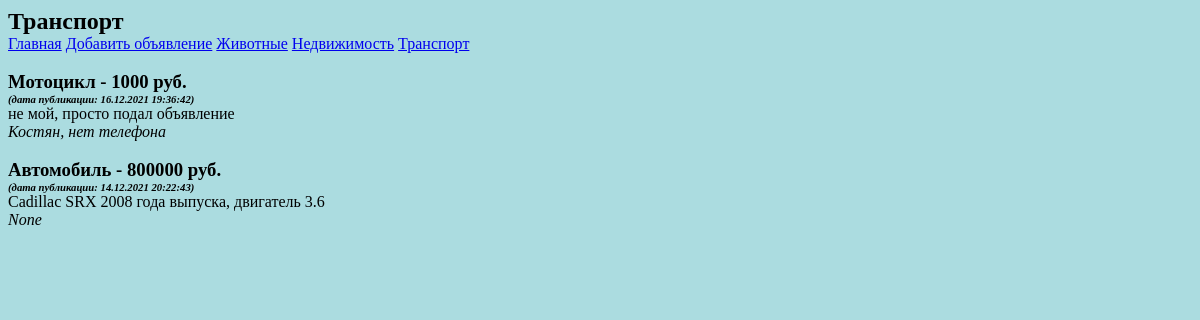
Page /2/ on the committed database.
### bboard/models.py (models this page shows)
class Rubric(models.Model):
    name = models.CharField(
        max_length=20, db_index=True, verbose_name='Название')
    def __str__(self):
        return self.name
    class Meta:
        verbose_name_plural = 'Рубрики'
        verbose_name = 'Рубрика'
        ordering = ['name']

class Bb(models.Model):
    title = models.CharField(max_length=50, verbose_name='Товар')
    content = models.TextField(
        null=True,
        blank=True,
        verbose_name='Описание'
        )
    price = models.IntegerField(null=True, blank=True,                verbose_name='Цена')
    published = models.DateTimeField(
        auto_now_add=True,
        db_index=True,
        verbose_name='Опубликовано'
        )
    contact = models.CharField(max_length=20, null=True, blank=True, verbose_name='Контакт')
    rubric = models.ForeignKey(
        'Rubric',
        null=True,
        on_delete=models.PROTECT,
        verbose_name='Рубрика'
        )
    class Meta:
        verbose_name_plural = 'Объявления'
        verbose_name = 'Объявление'
        ordering = ['-published']

### bboard/views.py (the view)
# urls.py: path('<int:rubric_id>/', by_rubric, name='by_rubric'),
def by_rubric(request, rubric_id):
    bbs = Bb.objects.filter(rubric=rubric_id)
    rubrics = Rubric.objects.all()
    current_rubric = Rubric.objects.get(pk = rubric_id)
    context = {
        'bbs':bbs,
        'rubrics':rubrics,
        'current_rubric':current_rubric
        }
    return render (request, 'bboard/by_rubric.html', context)

### bboard/templates/bboard/by_rubric.html (shortened to what this page needs)
{% load static %}
<!DOCTYPE html>
<html>
    <head>
        <link href="{% static '/css/style.css' %}" rel="stylesheet" type="text/css"/>
    </head>
    <body>
        <h2>{{ current_rubric }}</h2>
        <div>
            <a href="{% url 'index' %}">Главная</a>
            <a href="{% url 'add' %}">Добавить объявление</a>
            {% for rubric in rubrics %}
            <a href="{% url 'by_rubric' rubric.pk %}">{{ rubric.name }}</a>
            {% endfor %}
        </div>
        <br>
        {% for bb in bbs %}
        <div>
            <h3>{{ bb.title }} - {{ bb.price }} руб.</h3>
            <h6><em>(дата публикации: {{ bb.published|date:"d.m.Y H:i:s" }})</em></h6>
            <p>{{ bb.content }}</p>
            <em><p>{{ bb.contact }}</p></em>
            <br>
        </div>
        {% endfor %}
    </body>
</html>

### bboard/static/css/style.css (style rules this page uses)
html { background-color: #abdce0; }
h2 { margin: 0; }
h3 { margin: 0; padding: 1; }
em { margin: 0; }
p { margin: 0; }
h6 { margin: 0; }
a { margin: 1; }

### rows in the picture
Rubric: name "Транспорт"
Rubric: name "Животные"
Rubric: name "Недвижимость"
Bb: title "Мотоцикл", price "1000", published "16.12.2021 19:36:42", content "не мой, просто подал объявление", contact "Костян, нет телефона"
Bb: title "Автомобиль", price "800000", published "14.12.2021 20:22:43", content "Cadillac SRX 2008 года выпуска, двигатель 3.6", contact "None"
